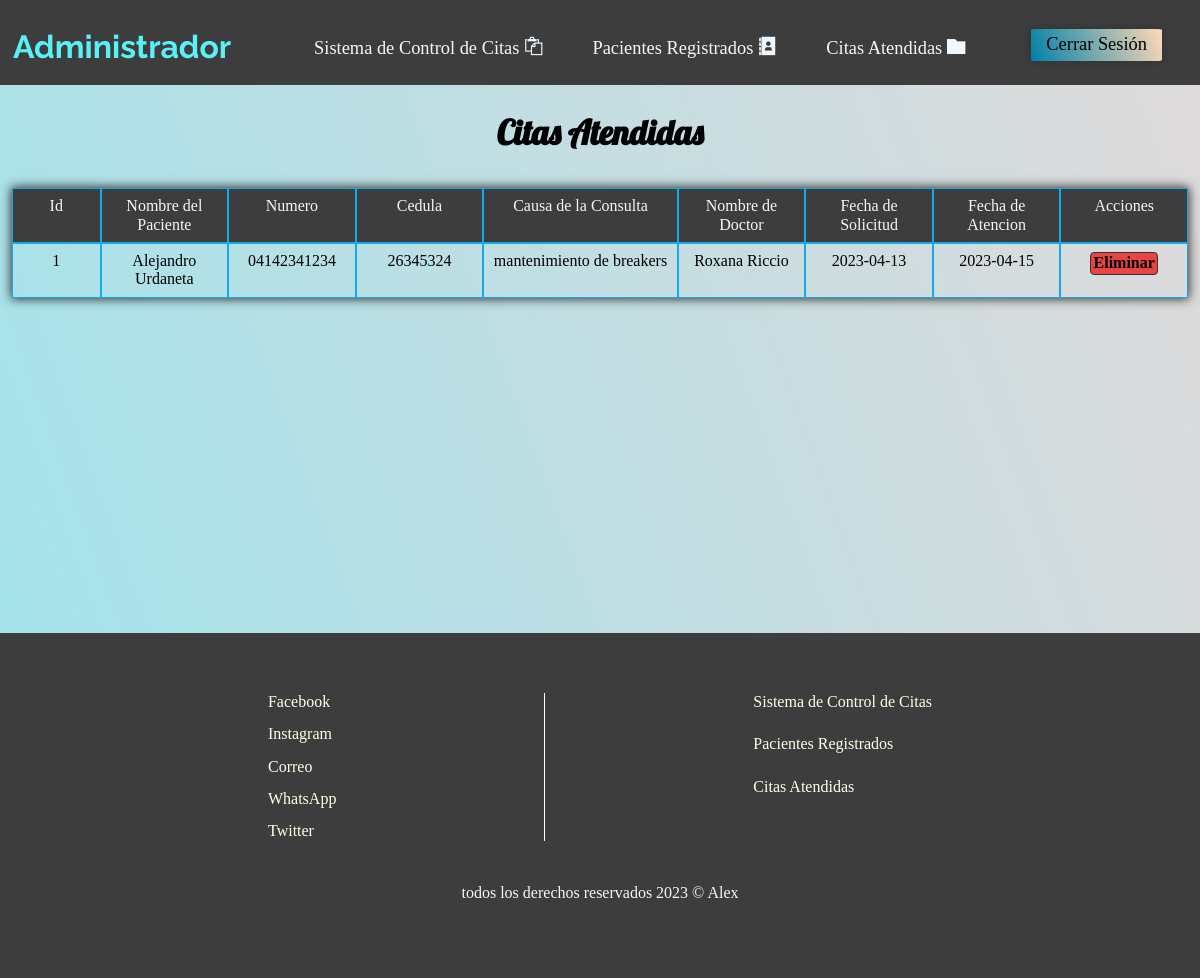
The page /admin/citasatendidas.php (signed in) on the database its author committed.
### tables this page shows
CREATE TABLE `consulta` (
  `id_consulta` int(9) NOT NULL,
  `nombre` varchar(30) NOT NULL,
  `apellido` varchar(30) NOT NULL,
  `numero` varchar(11) NOT NULL,
  `cedula` varchar(9) NOT NULL,
  `causa` varchar(90) NOT NULL,
  `dia` varchar(20) NOT NULL,
  `fecha_solicitud` date NOT NULL,
  `fecha_atencion` date DEFAULT NULL,
  `nombre_doctora` varchar(30) NOT NULL,
  `status` int(1) NOT NULL
);

### admin/citasatendidas.php (the view, shortened to what this page needs)
<!DOCTYPE html>
<html lang="es">
<head>
  <link rel="stylesheet" href="../styles/normalize.css">
  <link rel="stylesheet" href="styles/menu.css">
  <link rel="stylesheet" href="styles/index.css">
  <link rel="stylesheet" href="styles/footer.css">
  <link rel="stylesheet" href="styles/modal.css">
  <link rel="stylesheet" href="../Iconos/style.css">
</head>
<body>
  <h2 class="dia"> Citas Atendidas </h2>
  <?php include '../client/conexion.php';?>
  <div class="table">
      <div class="thead__table">
        <div class="thead id">Id</div>
        <div class="thead">Nombre del Paciente</div>
        <div class="thead">Numero</div>
        <div class="thead">Cedula</div>
        <div class="thead causa">Causa de la Consulta</div>
        <div class="thead">Nombre de Doctor</div>
        <div class="thead">Fecha de Solicitud</div>
        <div class="thead">Fecha de Atencion</div>
        <div class="thead"> Acciones </div>
      </div>
      <?php
      $operator = "SELECT * FROM consulta WHERE status = 1";
      $select = $conexion->query($operator);
      while ($resultado = mysqli_fetch_array($select)) {
      ?>
        <div class="tbody__table">
          <div class="tbody id"><?php echo $resultado['id_consulta']; ?></div>
          <div class="tbody nom"><?php echo $resultado['nombre'] . " " . $resultado['apellido']; ?></div>
          <div class="tbody"><?php echo $resultado['numero']; ?></div>
          <div class="tbody"><?php echo $resultado['cedula']; ?></div>
          <div class="tbody causa"><?php echo $resultado['causa']; ?></div>
          <div class="tbody nom"><?php echo $resultado['nombre_doctora']; ?></div>
          <div class="tbody"><?php echo $resultado['fecha_solicitud']; ?></div>
          <div class="tbody"><?php echo $resultado['fecha_atencion']; ?></div>
          <div class="tbody"><a href="../client/crud/status2.php?id=<?php echo $resultado['id_consulta']?>"><button class="eliminar">Eliminar</button></a></div>
        </div><?php } ?>
    </div>
    <div class="space"></div>
</body>
</html>

### admin/styles/menu.css (style rules this page uses)
header { display: flex; align-items: center; justify-content: space-around; flex: 1; padding: 10px 10px 0 0; width: 100%; height: 75px; background: #3e3d3d; color: aliceblue; }
.list__menu { display: flex; list-style-type: none; position: relative; right: 30px; }
.item__menu { padding: 5px 10px; margin: 0 15px; }
.item__menu > a { color: aliceblue; text-decoration: none; font-size: 1.15em; }
.title { width: 20%; text-decoration: none; font-family: 'Raleway', sans-serif !important; color: #59f0f8; }
.buttons { padding: 15px 0 0; }
.login { position: relative; top: 20px; right: 20px; margin: 0 5px; font-size: 1.15em; padding: 5px 15px; background: linear-gradient(70deg, #0081a7, #fed9b7); border: none; border-radius: 4%; box-shadow: 0 0 7px 1px #333; cursor: pointer; }

### admin/styles/index.css (style rules this page uses)
html, body { background: linear-gradient(70deg, #9fe3ec, #e0dada); background-repeat: no-repeat; background-attachment: fixed; }
.dia { text-align: center; font-family: 'Lobster' !important; font-size: 34px; }
.table { width: 98%; display: flex; flex-direction: column; justify-content: center; margin: 3% auto 2%; font-size: 16px; border: none; box-shadow: 0 0 10px 1px #333; margin-bottom: 5%; }
.thead, .tbody { padding: 8px; border: 1px solid #14a9e9; width: 15%; max-width: 15%; text-align: center; max-height: 50px; }
.thead { color: aliceblue; background: #3e3d3d; }
.id { max-width: 6% !important; }
.tbody__table, .thead__table { display: flex; width: 100%; }
.causa { width: 40% !important; }
.eliminar, .atendido, .editar, .volver { padding: 1% 2%; font-weight: bold; text-align: center; border: 1px solid #333; border-radius: 4px; cursor: pointer; transition: all ease .4s; }
.eliminar { background: #e94444; }
.nom { text-transform: capitalize; }
.space { height: 225px; }

### admin/styles/footer.css (style rules this page uses)
.footer { color: aliceblue; background: #3e3d3d; position: relative; top: 50px; }
.container__footer { padding: 5%; }
.buttons { margin-bottom: 5%; }
.content__footer { display: flex; justify-content: space-evenly; }
.social__footer { display: flex; flex-direction: column; gap: 14px; }
.social__footer>a { text-decoration: none; color: #FFFFE8; }
.menu { display: flex; flex-direction: column; gap: 24px; }
.menu>a { text-decoration: none; color: #FFFFE8; }
.footer__info { margin-top: 4%; text-align: center; }

### rows shown on the page
consulta: id_consulta "1", nombre "Alejandro", apellido "Urdaneta", numero "04142341234", cedula "26345324", causa "mantenimiento de breakers", nombre_doctora "Roxana Riccio", fecha_solicitud "2023-04-13", fecha_atencion "2023-04-15"
